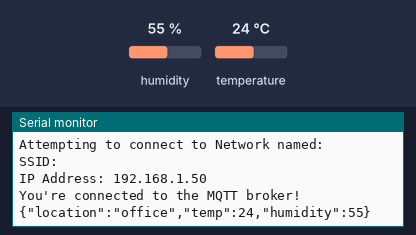
Recording of a sketch running on a simulated Arduino Nano RP2040 Connect. Shown: the last lines printed to the serial monitor. The inputs (shaded band) are chosen by the test bench; at power-on: humidity 55 %, temperature 24 °C. WiFi joins after 1.5 s; servers stay silent unless stated; no MQTT or app messages arrive unless stated; not simulated (calls return 0 or success): arduino_secrets.h.

Above: at 16.7 s.
16.8 s: humidity set to 22 %
At 19.5 s:
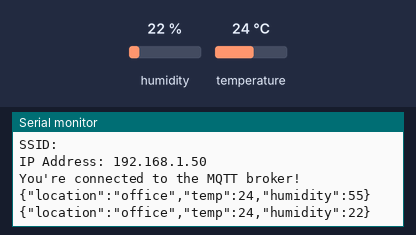
19.8 s: temperature set to 12 °C
At 22.2 s:
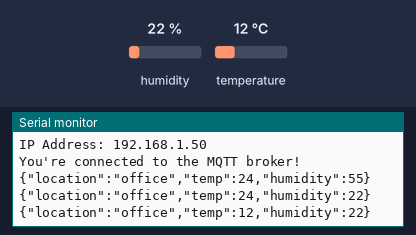
22.8 s: humidity set to 40 %
At 25.8 s:
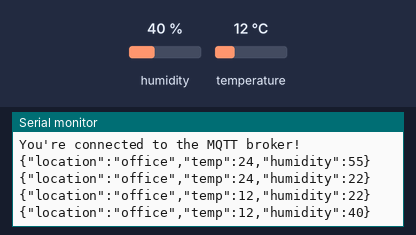
Timing chart, 0 to 27.3 s (numbered marks = the images above; inputs shaded):
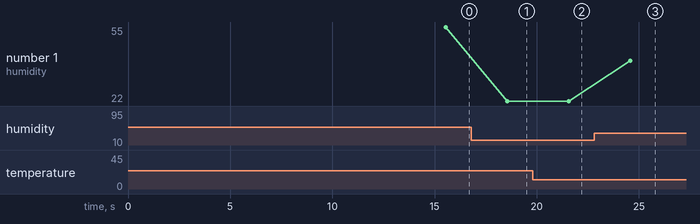

The sketch:

weather_sensor.ino
```cpp
#include <Wire.h>
#include <SPI.h>
#include <Adafruit_Sensor.h>
#include <Adafruit_BME280.h>
#include <Arduino_LSM6DSOX.h>
#include <WiFiNINA.h>
#include <ArduinoMqttClient.h>
#include <Arduino_JSON.h>
#include "arduino_secrets.h"

char ssid[] = SECRET_SSID;
char pass[] = SECRET_PASS;
int keyIndex = 0;
int status = WL_IDLE_STATUS;

WiFiClient wifiClient;
MqttClient mqttClient(wifiClient);

const char broker[] = BROKER_URL;
int port = 1883;
const char topic[] = "test";

Adafruit_BME280 bme;

unsigned long delayTime = 3000;

JSONVar payload;

void setup() {
  Serial.begin(9600);
  delay(4000);

  if (!IMU.begin()) {
    Serial.println("Failed to initialize IMU!");
    while (1);
  }

  if (!bme.begin(0x76)){
      Serial.println("Could not find a valid BME280 sensor, check wiring!");
      while (1);
  }

  if (WiFi.status() == WL_NO_MODULE) {
    Serial.println("Communication with WiFi module failed!");
    while (true);
  }

  while (status != WL_CONNECTED) {
    Serial.print("Attempting to connect to Network named: ");
    Serial.println(ssid);

    status = WiFi.begin(ssid, pass);
    delay(10000);
  }
  printWifiStatus();

  if (!mqttClient.connect(broker, port)) {
    Serial.print("MQTT connection failed! Error code = ");
    Serial.println(mqttClient.connectError());
    while (1);
  }

  Serial.println("You're connected to the MQTT broker!");
  Serial.println();
}

void loop() {
  mqttClient.poll();
  mqttClient.beginMessage(topic);

  payload["location"] = "office";
  payload["temp"] = round2(bme.readTemperature());
  payload["humidity"] = round2(bme.readHumidity());

  Serial.println(JSON.stringify(payload));
  mqttClient.print(JSON.stringify(payload));
  mqttClient.endMessage();

  delay(delayTime);
}

double round2(float value) {
   return (int)(value * 100 + 0.5) / 100.0;
}

void printWifiStatus() {
  Serial.print("SSID: ");
  Serial.println(WiFi.SSID());

  IPAddress ip = WiFi.localIP();
  Serial.print("IP Address: ");
  Serial.println(ip);
}
```

Measured:
- after the input at 16.8 s, the serial monitor: prints a new line after 1.8 s (image 1)
- after the input at 19.8 s, the serial monitor: prints a new line after 1.8 s (image 2)
- after the input at 22.8 s, the serial monitor: prints a new line after 1.8 s (image 3)
- plotted number 1: 55 → 22 after the input at 16.8 s, 22 → 40 after the input at 22.8 s
